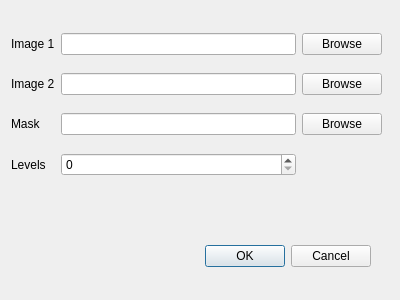
<?xml version="1.0" encoding="UTF-8"?>
<ui version="4.0">
 <class>Dialog</class>
 <widget class="QDialog" name="Dialog">
  <property name="geometry">
   <rect>
    <x>0</x>
    <y>0</y>
    <width>400</width>
    <height>300</height>
   </rect>
  </property>
  <property name="sizePolicy">
   <sizepolicy hsizetype="Fixed" vsizetype="Fixed">
    <horstretch>0</horstretch>
    <verstretch>0</verstretch>
   </sizepolicy>
  </property>
  <property name="minimumSize">
   <size>
    <width>400</width>
    <height>300</height>
   </size>
  </property>
  <property name="maximumSize">
   <size>
    <width>400</width>
    <height>300</height>
   </size>
  </property>
  <property name="windowTitle">
   <string>Load Files</string>
  </property>
  <widget class="QDialogButtonBox" name="buttonBox">
   <property name="geometry">
    <rect>
     <x>30</x>
     <y>240</y>
     <width>341</width>
     <height>32</height>
    </rect>
   </property>
   <property name="orientation">
    <enum>Qt::Horizontal</enum>
   </property>
   <property name="standardButtons">
    <set>QDialogButtonBox::Cancel|QDialogButtonBox::Ok</set>
   </property>
  </widget>
  <widget class="QWidget" name="layoutWidget">
   <property name="geometry">
    <rect>
     <x>11</x>
     <y>21</y>
     <width>371</width>
     <height>171</height>
    </rect>
   </property>
   <layout class="QGridLayout" name="gridLayout">
    <item row="0" column="0">
     <widget class="QLabel" name="label">
      <property name="text">
       <string>Image 1</string>
      </property>
     </widget>
    </item>
    <item row="0" column="1">
     <widget class="QLineEdit" name="lineEdit_image1"/>
    </item>
    <item row="0" column="2">
     <widget class="QPushButton" name="pushButton_browse_image1">
      <property name="text">
       <string>Browse</string>
      </property>
     </widget>
    </item>
    <item row="1" column="0">
     <widget class="QLabel" name="label_2">
      <property name="text">
       <string>Image 2</string>
      </property>
     </widget>
    </item>
    <item row="1" column="1">
     <widget class="QLineEdit" name="lineEdit_image2"/>
    </item>
    <item row="1" column="2">
     <widget class="QPushButton" name="pushButton_browse_image2">
      <property name="text">
       <string>Browse</string>
      </property>
     </widget>
    </item>
    <item row="2" column="0">
     <widget class="QLabel" name="label_3">
      <property name="text">
       <string>Mask</string>
      </property>
     </widget>
    </item>
    <item row="2" column="1">
     <widget class="QLineEdit" name="lineEdit_mask"/>
    </item>
    <item row="2" column="2">
     <widget class="QPushButton" name="pushButton_browse_mask">
      <property name="text">
       <string>Browse</string>
      </property>
     </widget>
    </item>
    <item row="3" column="0">
     <widget class="QLabel" name="label_4">
      <property name="text">
       <string>Levels</string>
      </property>
     </widget>
    </item>
    <item row="3" column="1">
     <widget class="QSpinBox" name="spinBox_levels"/>
    </item>
   </layout>
  </widget>
 </widget>
 <resources/>
 <connections>
  <connection>
   <sender>buttonBox</sender>
   <signal>accepted()</signal>
   <receiver>Dialog</receiver>
   <slot>accept()</slot>
   <hints>
    <hint type="sourcelabel">
     <x>248</x>
     <y>254</y>
    </hint>
    <hint type="destinationlabel">
     <x>157</x>
     <y>274</y>
    </hint>
   </hints>
  </connection>
  <connection>
   <sender>buttonBox</sender>
   <signal>rejected()</signal>
   <receiver>Dialog</receiver>
   <slot>reject()</slot>
   <hints>
    <hint type="sourcelabel">
     <x>316</x>
     <y>260</y>
    </hint>
    <hint type="destinationlabel">
     <x>286</x>
     <y>274</y>
    </hint>
   </hints>
  </connection>
 </connections>
</ui>
